Frame 1 (no input): blank canvas, image omitted
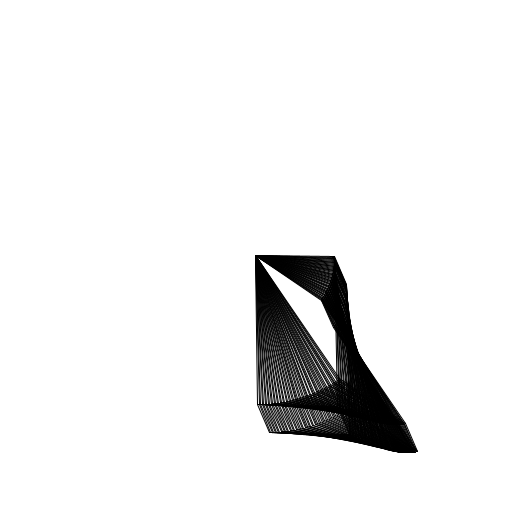
Frame 60 (the mouse pressed at the canvas centre just before this capture)
Frame 120 (the mouse held since frame 60 and released just before this capture): identical to frame 60, image omitted

The Processing sketch that drew this single still picture (run headless with seeded random() and noise(); from frame 60 on, the mouse is pressed at the canvas centre):

// Processing sketch: processing_55978
// ── processing_55978.pde

int h;
int w;
int l;
float t;
//theta
float q;
//alpha
float t2;
// theta 2
float q2;
// alpha 2
float sx;
// start x
float sy;
// strat y

float ax;
float ay;
float bx;
float by;
float cx;
float cy;
float dx;
float dy;
float ex;
float ey;
float fx;
float fy;
float gx;
float gy;

int r = 255;
int g = 255;
int b = 255;
//colour

int on;

void setup(){
  size(510, 510);
  smooth();
  background(255);  
  on = 1;
  stroke(255);
}

void draw(){
  if(on == 1){
  stroke (r, g, b);
  if(r > 255){
    r = 255;
  }
  r = mouseX/2;
  g = mouseY/2;
  b = (r+g)/2;
  h = 30;
  w = 80;
  l = 150;
  t = t+.01;
  t2 = (PI/2)-t;
  q = (PI/8);
  q2 = (PI/2-q);
  sx = 255;
  sy = 255;
  ax = sx;
  ay = sy;
  bx = ax+w*cos(t);
  by = ay+w*sin(t);
  cx = ax+l*cos(t2);
  cy = ay+l*sin(t2);
  dx = ax+(l*cos(t2)+w*cos(t));
  dy = ay+(l*sin(t2)+w*sin(t));
  ex = ax+(l*cos(t2)+h*cos(q2));
  ey = ay+(l*sin(t2)+h*sin(q2));
  fx = ax+(l*cos(t2)+h*cos(q2)+w*cos(t));
  fy = ay+(l*sin(t2)+h*sin(q2)+w*sin(t));
  gx = ax+(cos(t2)+cos(t2)+h*cos(q2)+w*cos(t));
  gy = ay+(+h*sin(q2)+w*sin(t));
  
  line (ax,ay, bx,by);
  line (ax,ay, cx, cy);
  line (bx, by, gx, gy);
  line (bx, by, dx, dy);
  line (cx, cy, ex, ey);
  line (cx, cy, dx, dy);
  line (dx, dy, fx, fy);
  line (ex, ey, fx, fy);
  line (fx, fy, gx, gy);
  
  print(t);
  
  }
  
}

void mousePressed(){
  if(on == 1){
    on = 0;
    
  }else{
    on = 1;
  }
  
}
